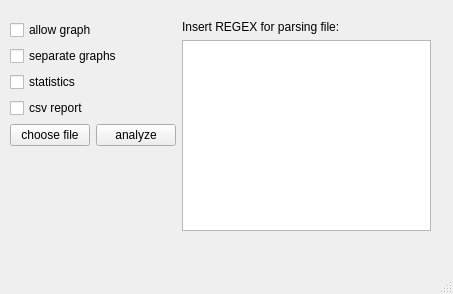
<?xml version="1.0" encoding="UTF-8"?>
<ui version="4.0">
 <class>MainWindow</class>
 <widget class="QMainWindow" name="MainWindow">
  <property name="geometry">
   <rect>
    <x>0</x>
    <y>0</y>
    <width>453</width>
    <height>294</height>
   </rect>
  </property>
  <property name="windowTitle">
   <string>MainWindow</string>
  </property>
  <widget class="QWidget" name="centralwidget">
   <widget class="QWidget" name="formLayoutWidget">
    <property name="geometry">
     <rect>
      <x>10</x>
      <y>20</y>
      <width>421</width>
      <height>211</height>
     </rect>
    </property>
    <layout class="QFormLayout" name="formLayout">
     <item row="0" column="0">
      <layout class="QVBoxLayout" name="verticalLayout">
       <item>
        <widget class="QCheckBox" name="allowGraphs">
         <property name="enabled">
          <bool>true</bool>
         </property>
         <property name="text">
          <string>allow graph</string>
         </property>
        </widget>
       </item>
       <item>
        <widget class="QCheckBox" name="separateGraphs">
         <property name="text">
          <string>separate graphs</string>
         </property>
        </widget>
       </item>
       <item>
        <widget class="QCheckBox" name="allowStatistics">
         <property name="text">
          <string>statistics</string>
         </property>
        </widget>
       </item>
       <item>
        <widget class="QCheckBox" name="csvReport">
         <property name="text">
          <string>csv report</string>
         </property>
        </widget>
       </item>
       <item>
        <layout class="QHBoxLayout" name="horizontalLayout">
         <item>
          <widget class="QPushButton" name="fileChooseBtn">
           <property name="text">
            <string>choose file</string>
           </property>
          </widget>
         </item>
         <item>
          <widget class="QPushButton" name="analyzeBtn">
           <property name="text">
            <string>analyze</string>
           </property>
          </widget>
         </item>
        </layout>
       </item>
      </layout>
     </item>
     <item row="0" column="1">
      <layout class="QVBoxLayout" name="verticalLayout_2">
       <item>
        <widget class="QLabel" name="regexLabel">
         <property name="text">
          <string>Insert REGEX for parsing file:</string>
         </property>
        </widget>
       </item>
       <item>
        <widget class="QPlainTextEdit" name="regexTextField"/>
       </item>
      </layout>
     </item>
    </layout>
   </widget>
  </widget>
  <widget class="QMenuBar" name="menubar">
   <property name="geometry">
    <rect>
     <x>0</x>
     <y>0</y>
     <width>453</width>
     <height>21</height>
    </rect>
   </property>
  </widget>
  <widget class="QStatusBar" name="statusbar"/>
 </widget>
 <resources/>
 <connections/>
</ui>
